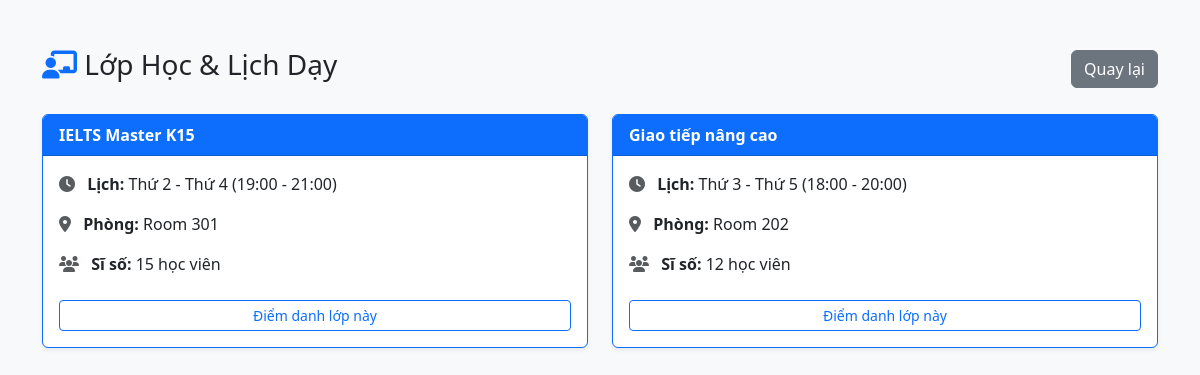
The app's page /HomePage/teacher_classes.php (signed in) with its own data.
### tables this page shows
CREATE TABLE `classes` (
  `id` int(11) NOT NULL,
  `class_name` varchar(100) NOT NULL,
  `schedule` varchar(255) NOT NULL,
  `room` varchar(50) DEFAULT NULL,
  `teacher_id` int(11) NOT NULL,
  `student_count` int(11) DEFAULT 0
);

### HomePage/teacher_classes.php (the view, shortened to what this page needs)
<?php
require_once 'db_connect.php';
$uid = $_SESSION['user_id'];
$classes = $conn->query("SELECT * FROM classes WHERE teacher_id = $uid");
?>
<!DOCTYPE html>
<html lang="vi">
<head>
    <link href="https://cdn.jsdelivr.net/npm/bootstrap@5.3.0/dist/css/bootstrap.min.css" rel="stylesheet">
    <link rel="stylesheet" href="https://cdnjs.cloudflare.com/ajax/libs/font-awesome/6.5.1/css/all.min.css">
</head>
<body class="bg-light">
    <div class="container mt-5">
        <div class="d-flex justify-content-between align-items-center mb-4">
            <h3><i class="fas fa-chalkboard-teacher text-primary"></i> Lớp Học & Lịch Dạy</h3>
            <a href="user_dashboard.php" class="btn btn-secondary">Quay lại</a>
        </div>
        <div class="row">
            <?php if($classes->num_rows > 0): ?>
                <?php while($row = $classes->fetch_assoc()): ?>
                <div class="col-md-6 mb-4">
                    <div class="card shadow-sm border-primary h-100">
                        <div class="card-header bg-primary text-white fw-bold">
                            <?php echo $row['class_name']; ?>
                        </div>
                        <div class="card-body">
                            <p class="card-text"><i class="fas fa-clock me-2 text-muted"></i> <strong>Lịch:</strong> <?php echo $row['schedule']; ?></p>
                            <p class="card-text"><i class="fas fa-map-marker-alt me-2 text-muted"></i> <strong>Phòng:</strong> <?php echo $row['room']; ?></p>
                            <p class="card-text"><i class="fas fa-users me-2 text-muted"></i> <strong>Sĩ số:</strong> <?php echo $row['student_count']; ?> học viên</p>
                            <a href="#" class="btn btn-outline-primary btn-sm w-100 mt-2">Điểm danh lớp này</a>
                        </div>
                    </div>
                </div>
                <?php endwhile; ?>
            <?php else: ?>
                <div class="alert alert-info">Bạn chưa được phân công lớp dạy nào.</div>
            <?php endif; ?>
        </div>
    </div>
</body>
</html>

### records on screen
classes: class_name "IELTS Master K15", schedule "Thứ 2 - Thứ 4 (19:00 - 21:00)", room "Room 301", student_count "15"
classes: class_name "Giao tiếp nâng cao", schedule "Thứ 3 - Thứ 5 (18:00 - 20:00)", room "Room 202", student_count "12"
